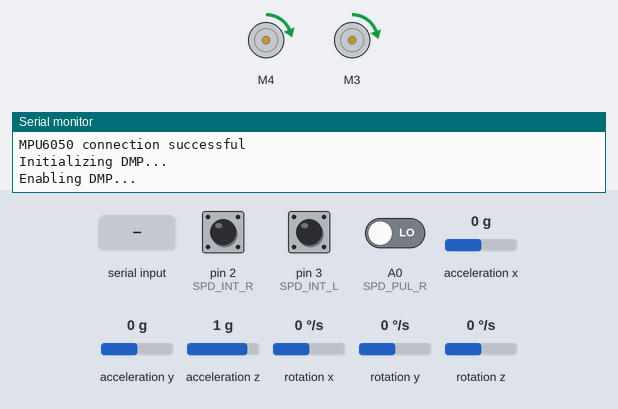
Bench run of a sketch on a simulated Arduino Leonardo, built with avr-gcc and run on an emulated ATmega32U4. Parts: 2 × DC motor (green arrow = forward, orange = backward, longer = faster), the last lines printed to the serial monitor. The test bench sets the inputs (shaded band); at power-on: pin 2 (SPD_INT_R) HIGH, acceleration x 0 g, acceleration y 0 g, pin 3 (SPD_INT_L) HIGH, A0 (SPD_PUL_R) LOW, acceleration z 1 g, rotation x 0 °/s, rotation y 0 °/s, rotation z 0 °/s.

Above: at 1.7 s.
1.8 s: "4" received over Serial
At 3.2 s:
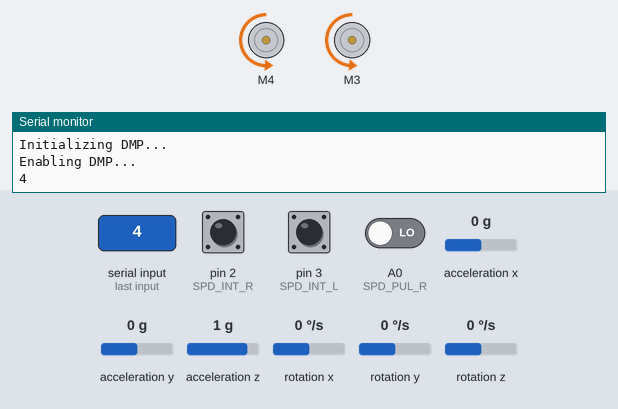
4.8 s: pin 2 (SPD_INT_R) pulled LOW for 1 s
8.6 s: acceleration x set to -1.4 g
At 9.4 s:
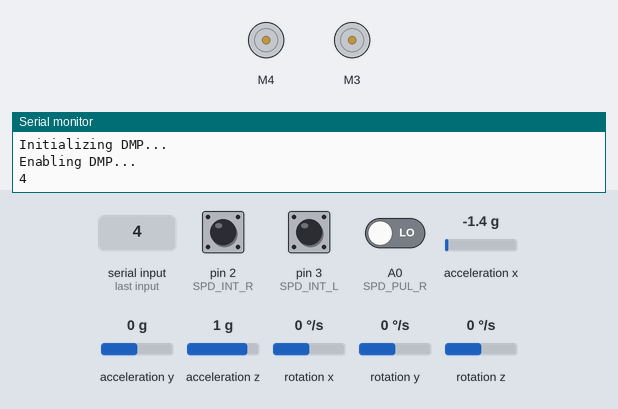
10.1 s: acceleration y set to -1.2 g
11.6 s: acceleration y set to -1.5 g
At 12.7 s:
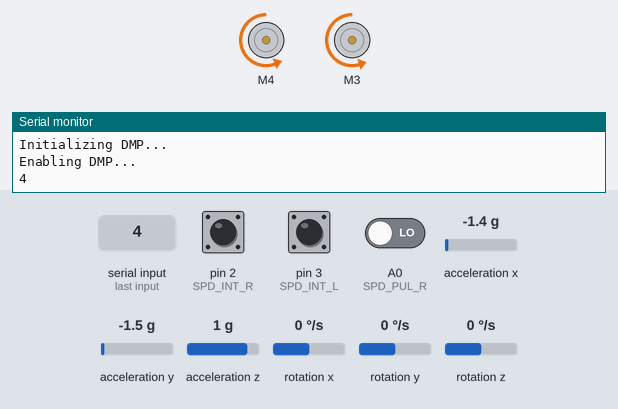
13.1 s: "B" received over Serial
At 13.7 s:
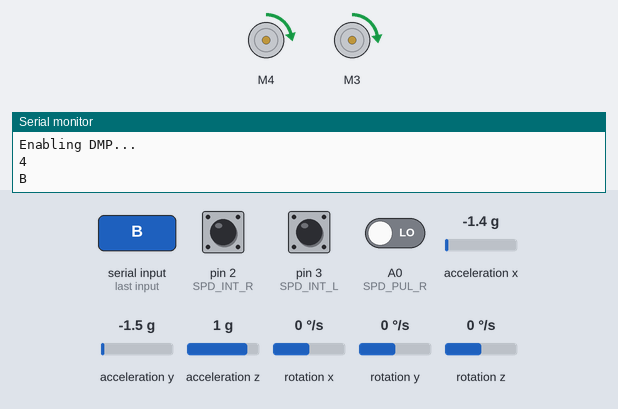
Timing chart, 0 to 58.0 s (numbered marks = the images above; inputs shaded):
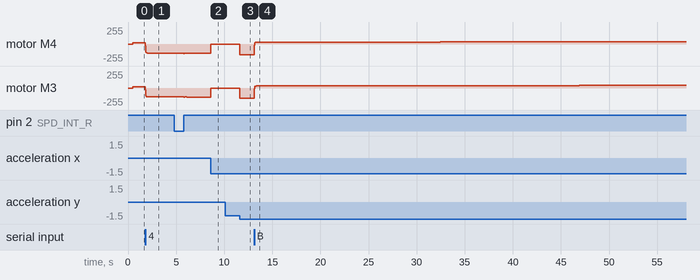

Measured:
- the behaviour switches between -1.3 and -1.4 g on acceleration y (found by bisection; images 2 and 3)
- after the input at 1.8 s, motor M4: moves from forward 18/255 to backward 137/255 over 2.2 s, starting at once; motor M3: moves from forward 22/255 to backward 133/255 over 2.2 s, starting at once
- after the input at 8.6 s, motor M4: backward 140/255 → stopped at once; motor M3: backward 136/255 → stopped at once
- after the input at 10.1 s, every drawn part: stays the same
- after the input at 11.6 s, motor M4: stopped → backward 160/255 at once; motor M3: stopped → backward 156/255 at once
- after the input at 13.1 s, motor M4: moves from backward 160/255 to forward 36/255 over 43.4 s, starting at once; motor M3: moves from backward 156/255 to forward 40/255 over 43.4 s, starting at once

The sketch:

BalanceCar_V2.0.ino
```cpp
//BalanceCar_V2.0.ino
//author: yyearth  mail: yyearth1@icloud.com
/*
2016.12.7  22:50--Add mpu6050, Encoder, Motor support code
                  Write balance PD function calBalencePwm
                  Set Kp,Kd roughly
    .12.13 15:51--Add prime speed control PI function
    .12.16 17:00--Modify the PD funnction calBalencePwm,
                  saperate control line, piecewise linear. Get better.
           15:26--Undo calBalencePwm...
    .12.16 17.40--Expand control circle period(add variable ctrlCount, 5ms*Max(ctrlCount))
                  to get more precise measurment of rotation of wheels.
                  Add getSpeedL, getSpeedR function.
    .12.20 12:54--Turn the Kp of PI function calVelicityPwm, control circle 5ms.
    .12.21 23:14--Add function calTurnPwm and turn the param Kd.
    .12.23 --:----Add Bluetooth remote control code.
*/

#include "Wire.h"
#include "I2Cdev.h"
#include "MPU6050_6Axis_MotionApps20.h"
#include "AFMotor.h"

//#include <SoftwareSerial.h>
//SoftwareSerial DebugSerial(A2, A3); // RX, TX

//#define BLYNK_PRINT DebugSerial
//#include <BlynkSimpleStream.h>


//#define INTERRUPT_PIN   //mpu6050 interrupt pin
#define GYROOFFSET1 -1
#define GYROOFFSET2 -1
#define UPRIGHT -3
//pins for Encoder
#define SPD_INT_R 2
#define SPD_PUL_R A0
#define SPD_INT_L 3
#define SPD_PUL_L A1

#define LEDPIN 13

MPU6050 mpu;
AF_DCMotor motor_L(4);
AF_DCMotor motor_R(3);

uint8_t ctrlCount;
int balancePwm,velocityPwm,turnPwm;
int motorPwmL,motorPwmR;

char cmd;
int speedL,speedR;
int cLR,cFB;

//char auth[] = "0c85abc3bbc74b25bce28060d84bfa17";

bool blinkState = false;
// MPU control/status vars
bool dmpReady = false;  // set true if DMP init was successful
uint8_t mpuIntStatus;   // holds actual interrupt status byte from MPU
uint8_t devStatus;      // return status after each device operation (0 = success, !0 = error)
uint16_t packetSize;    // expected DMP packet size (default is 42 bytes)
uint16_t fifoCount;     // count of all bytes currently in FIFO
uint8_t fifoBuffer[64]; // FIFO storage buffer

// orientation/motion vars
Quaternion q;           // [w, x, y, z]         quaternion container
int16_t gyro[3];        // [x, y, z]            gyro vector
VectorFloat gravity;    // [x, y, z]            gravity vector
float ypr[3];           // [yaw, pitch, roll]   yaw/pitch/roll container and gravity vector


volatile bool mpuInterrupt = false;     // indicates whether MPU interrupt pin has gone high
void dmpDataReady() {
    mpuInterrupt = true;
}

void setup() {

	Wire.begin();
  //DebugSerial.begin(9600);
	Serial.begin(9600);

    //pinMode(INTERRUPT_PIN, INPUT);
 // initialize device
	  Serial.println(F("Initializing I2C devices..."));
	mpu.initialize();
 // verify connection
    Serial.println(F("Testing device connections..."));
    Serial.println(mpu.testConnection() ? F("MPU6050 connection successful") : F("MPU6050 connection failed"));
 // wait for ready
    //Serial.println(F("\nSend any character to begin DMP programming and demo: "));
    //while (Serial.available() && Serial.read()); // empty buffer
    //while (!Serial.available());                 // wait for data
    //while (Serial.available() && Serial.read()); // empty buffer again
 // load and configure the DMP
    Serial.println(F("Initializing DMP..."));
    devStatus = mpu.dmpInitialize();
 // make sure it worked (returns 0 if so)
    if (devStatus == 0) {
        // turn on the DMP, now that it's ready
        Serial.println(F("Enabling DMP..."));
        mpu.setDMPEnabled(true);

        // enable Arduino interrupt detection
        //Serial.println(F("Enabling interrupt detection (Arduino external interrupt 0)..."));

        //attachInterrupt(digitalPinToInterrupt(INTERRUPT_PIN), dmpDataReady, RISING);

        mpuIntStatus = mpu.getIntStatus();

        // set our DMP Ready flag so the main loop() function knows it's okay to use it
        //Serial.println(F("DMP ready! Waiting for first interrupt..."));
        dmpReady = true;

        // get expected DMP packet size for later comparison
        packetSize = mpu.dmpGetFIFOPacketSize();
    } else {
        // ERROR!
        // 1 = initial memory load failed
        // 2 = DMP configuration updates failed
        // (if it's going to break, usually the code will be 1)
        //Serial.print(F("DMP Initialization failed (code "));
        //Serial.print(devStatus);
        //Serial.println(F(")"));
    }

  	//pinMode(LEDPIN, OUTPUT);
    dmpDataReady();
    //initial encoder pins
	pinMode(SPD_PUL_R, INPUT);
	pinMode(SPD_PUL_L, INPUT);
	attachInterrupt(digitalPinToInterrupt(SPD_INT_L), speed_int_l, RISING);
	attachInterrupt(digitalPinToInterrupt(SPD_INT_R), speed_int_r, RISING);
 //Blynk.begin(Serial, auth);

}

//BLYNK_WRITE(V1) {
//   cLR = param[0].asInt();
//   cFB = param[1].asInt();
//}

void loop() {

 	if (!dmpReady) return;

    // wait for MPU interrupt or extra packet(s) available
    while (!mpuInterrupt &&fifoCount < packetSize) {
        //Blynk.run();


        // other program behavior stuff here
        // if you are really paranoid you can frequently test in between other
        // stuff to see if mpuInterrupt is true, and if so, "break;" from the
        // while() loop to immediately process the MPU data
    }

    // reset interrupt flag and get INT_STATUS byte
    //mpuInterrupt = false;
    mpuIntStatus = mpu.getIntStatus();

    // get current FIFO count
    fifoCount = mpu.getFIFOCount();

    // check for overflow (this should never happen unless our code is too inefficient)
    if ((mpuIntStatus & 0x10) || fifoCount == 1024) {
        // reset so we can continue cleanly
        mpu.resetFIFO();
        //Serial.println(F("FIFO overflow!"));

    // otherwise, check for DMP data ready interrupt (this should happen frequently)
    } else if (mpuIntStatus & 0x02) {
        // wait for correct available data length, should be a VERY short wait
        while (fifoCount < packetSize) fifoCount = mpu.getFIFOCount();

        // read a packet from FIFO
        mpu.getFIFOBytes(fifoBuffer, packetSize);

        // track FIFO count here in case there is > 1 packet available
        // (this lets us immediately read more without waiting for an interrupt)
        fifoCount -= packetSize;

        if (ctrlCount>=0){                      //5ms

		mpu.dmpGetQuaternion(&q, fifoBuffer);
		mpu.dmpGetGravity(&gravity, &q);
		mpu.dmpGetYawPitchRoll(ypr, &q, &gravity);
		mpu.dmpGetGyro(gyro, fifoBuffer);

        //Serial.print(ypr[1] * 180/M_PI);Serial.print("\t");Serial.println(gyro[1]);
		ypr[1] = ypr[1] * 180/M_PI;
        //Blynk.syncVirtual(V1);
        //Blynk.run();

        while (Serial.available() > 0) {
          cmd =  Serial.read();
          Serial.println(cmd);


          }

       switch (cmd) {
           case '4':
             cFB = -9;
             break;
           case '3':
             cFB = -7;
             break;
           case '2':
             cFB = -5;
             //cLR = 0;
             break;
           case '1':          //F
             cFB = -3;
             //cLR = 0;
             //cmd = 0;
             break;

           case 'B':           //B
             cFB = 2;
             //cLR = 0;
             //cmd = 0;
             break;


           case 'L':           //L
             //cFB = 0;
             cLR = 120;
            // cmd = 0;
             break;
           case 'R':           //R
             //cFB = 0;
             cLR = -100;
             //cmd = 0;
             break;
           case 'o':

             cLR = cFB = 0;
             break;
           default:
             //cmd = 0;
             cLR = cFB = 0;

       }

		balancePwm = calBalancePwm(ypr[1],gyro[1]);
		velocityPwm = calVelocityPwm(getSpeedL(),getSpeedR(),cFB);
        turnPwm = calTurnPwm(gyro[2],cLR);


        //Serial.println(gyro[2]);
        //Serial.print(velocityPwm);Serial.print("\t");
        //Serial.print(getSpeedL());Serial.print("\t");Serial.println(getSpeedR());
        //Serial.print(balancePwm);Serial.print("\t");
        //

        motorPwmL = balancePwm + velocityPwm + turnPwm;
        motorPwmR = balancePwm + velocityPwm - turnPwm;
        //Serial.print(motorPwmL);Serial.print("\t");Serial.println(motorPwmR);
        //motorPwmL = 254;
        //motorPwmR = 254;
        if(motorPwmL > 254)  motorPwmL = 254;
        else if(motorPwmL < -254) motorPwmL = -254;
        if(motorPwmR > 254)  motorPwmR = 254;
        else if(motorPwmR < -254) motorPwmR = -254;

        if(ypr[1]>40.0||ypr[1]<-40.0) motorPwmR = motorPwmL = 0;

        if(motorPwmL < 0){
            motor_L.run(BACKWARD);
            motor_L.setSpeed(-motorPwmL);
         }else{
            motor_L.run(FORWARD);
            motor_L.setSpeed(motorPwmL);
         }
          if(motorPwmR < 0){
             motor_R.run(BACKWARD);
             motor_R.setSpeed(-motorPwmR);
          }else{
             motor_R.run(FORWARD);
             motor_R.setSpeed(motorPwmR);
          }


		// Serial.print("ypr\t");
		// Serial.print(ypr[0] * 180/M_PI);
		// Serial.print("\t");
		//Serial.print(ypr[1] * 180/M_PI);
		//Serial.print("\t");
		//Serial.println(ypr[2] * 180/M_PI);
		//Serial.print("   \t");
		//Serial.print(ypr[0]);
		//Serial.print("\t");
        //Serial.print(ypr[1]);
        //Serial.print("\t");
		//Serial.println(ypr[2]);
		// Serial.print("gyro\t");
		// Serial.print(gyro[0]);
		// Serial.print("\t");
	    // Serial.println(gyro[1]);
		// Serial.print("\t");
		// Serial.println(gyro[2]);

        // blink LED to indicate activity
        ctrlCount = 0;
        //blinkState = !blinkState;
        //digitalWrite(LEDPIN, blinkState);

    }else{
        //Blynk.run();
        ctrlCount++;
    }
    }

}


int calBalancePwm(float Angle,float Gyro){
    float Kp1=7.72,Kd1=-2.86;//12.65*0.6=7.59   3.4*0.6=2.04
    int pwm;

    if(Angle>35.0||Angle<-35.0)  return 0;

    pwm=Kp1*(Angle - UPRIGHT)+(Gyro - GYROOFFSET1)*Kd1;

    return pwm;
}

int calVelocityPwm(int encoderL,int encoderR,float ctrl){
    static float Kp = -17;
    static float Ki = -0.001;//Kp/2000;
    static int pwm;
    static float encoderI,encoder,encoderLast;

    encoderLast = (encoderL + encoderR) - ctrl;
    encoder *= 0.7;
    encoder += encoderLast*0.3;

    encoderI += encoder;
    if (encoderI>5000) encoderI = 5000;
    if (encoderI<-5000) encoderI = -5000;

    pwm = Kp*encoder + Ki*encoderI;

    //Blynk.virtualWrite(V2, encoderL + encoderR);

    return pwm;
}

int calTurnPwm(float GyroZ,int ctrl){
    float Kd = -2;
    int pwm;

    pwm = Kd*(GyroZ - GYROOFFSET2) + ctrl;

    return pwm;


}
int getSpeedL(){
    int s;
    s = speedL;
    speedL = 0;
    //Serial.print(s);Serial.print("\t");
    return s;
}

int getSpeedR(){
    int s;
    s = speedR;
    speedR = 0;
    //Serial.println(s);
    return s;
}

void speed_int_l()
{
  //Serial.print(speedL);Serial.print("\t");Serial.println(speedR);
  if (digitalRead(SPD_PUL_L))
    speedL-=1;
  else
    speedL+=1;
}

void speed_int_r()
{
  //Serial.print(speed_l);Serial.print("\t");Serial.println(speed_r);
  //Serial.print(speedL);Serial.print("\t");Serial.println(speedR);
  if (digitalRead(SPD_PUL_R))
    speedR-=1;
  else
    speedR+=1;
}
```
